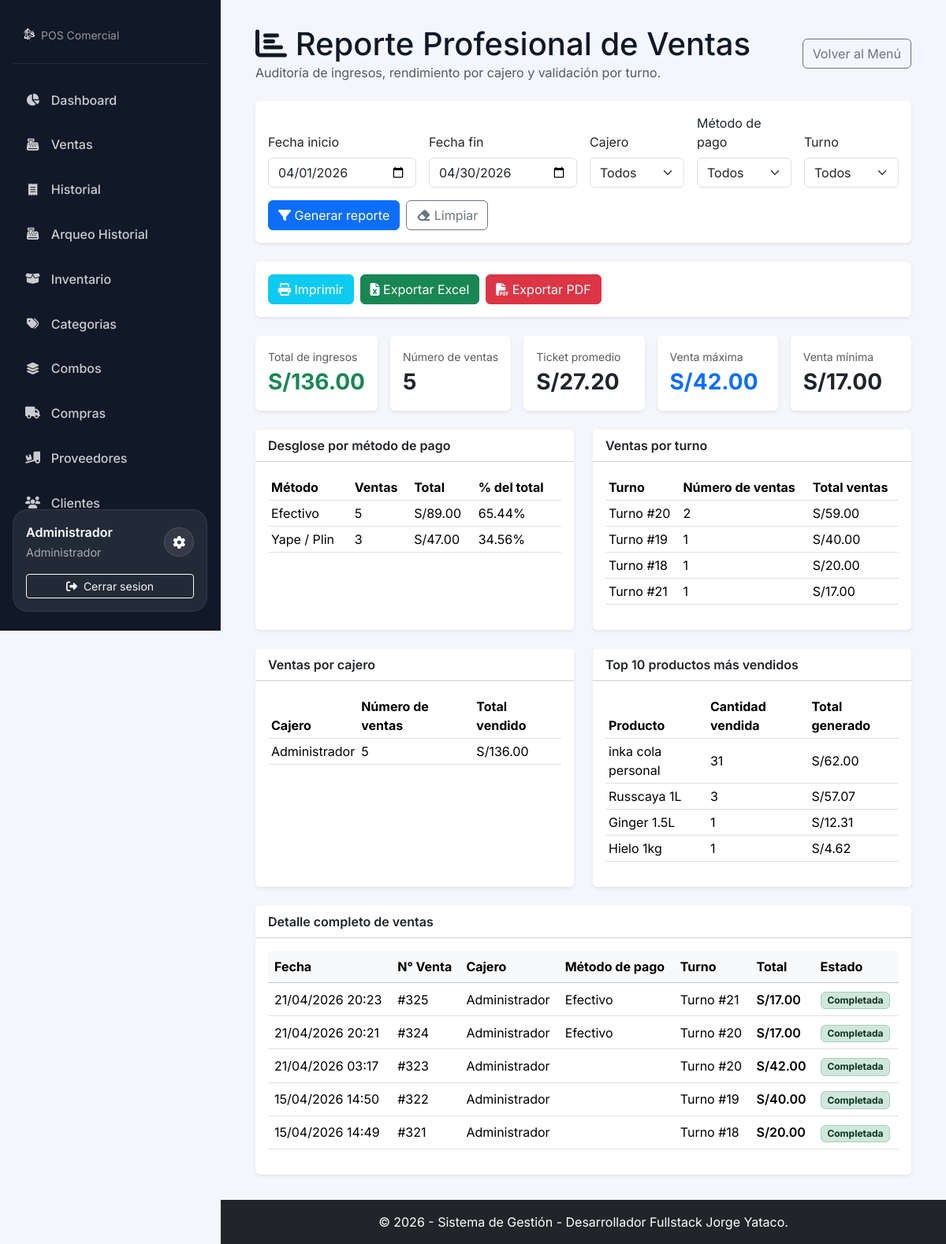
Screenshot of /modules/reportes/ventas.php (signed in) with the database file from the repository.
### tables this page shows
CREATE TABLE `ventas` (
  `id_venta` int(11) NOT NULL,
  `id_cliente` int(11) DEFAULT NULL COMMENT 'Puede ser nulo para ventas genéricas',
  `id_usuario` int(11) NOT NULL,
  `id_arqueo` int(11) DEFAULT NULL,
  `fecha_venta` timestamp NOT NULL DEFAULT current_timestamp(),
  `total_venta` decimal(10,2) NOT NULL,
  `metodo_pago` enum('efectivo','tarjeta_credito','tarjeta_debito','transferencia','yape_plin') NOT NULL,
  `estado` enum('completada','anulada') NOT NULL DEFAULT 'completada'
);

CREATE TABLE `usuarios` (
  `id_usuario` int(11) NOT NULL,
  `nombre_completo` varchar(100) NOT NULL,
  `username` varchar(50) NOT NULL,
  `password` varchar(255) NOT NULL COMMENT 'Guardar siempre contraseñas hasheadas',
  `id_rol` int(11) NOT NULL,
  `moneda` varchar(5) NOT NULL DEFAULT '$' COMMENT 'Símbolo de la moneda preferida',
  `activo` tinyint(1) NOT NULL DEFAULT 1,
  `fecha_creacion` timestamp NOT NULL DEFAULT current_timestamp()
);

### modules/reportes/ventas.php (the view, shortened to what the rows shown need)
<?php
require_once __DIR__ . '/../../config/database.php';
require_once __DIR__ . '/helpers_ventas.php';
require_once __DIR__ . '/../../includes/header.php';
$filtros = obtenerFiltrosReporteVentas($_GET);
$reporte = obtenerDatosReporteVentas($conexion, $filtros);
?>
<div class="container-fluid">
    <div class="d-flex flex-wrap justify-content-between align-items-center gap-2 mb-4">
        <div>
            <h1 class="m-0"><i class="fas fa-chart-bar"></i> Reporte Profesional de Ventas</h1>
        </div>
    </div>
    <div class="row g-4">
        <div class="col-lg-6">
            <div class="card shadow-sm border-0 h-100">
                <div class="card-body table-responsive">
                    <table class="table table-sm align-middle">
                        <thead>
                            <tr>
                                <th>Método</th>
                                <th>Ventas</th>
                                <th>Total</th>
                                <th>% del total</th>
                            </tr>
                        </thead>
                    </table>
                </div>
            </div>
        </div>
        <div class="col-lg-6">
            <div class="card shadow-sm border-0 h-100">
                <div class="card-body table-responsive">
                    <table class="table table-sm align-middle">
                        <thead>
                            <tr>
                                <th>Turno</th>
                                <th>Número de ventas</th>
                                <th>Total ventas</th>
                            </tr>
                        </thead>
                    </table>
                </div>
            </div>
        </div>
        <div class="col-lg-6">
            <div class="card shadow-sm border-0 h-100">
                <div class="card-body table-responsive">
                    <table class="table table-sm align-middle">
                        <thead>
                            <tr>
                                <th>Cajero</th>
                                <th>Número de ventas</th>
                                <th>Total vendido</th>
                            </tr>
                        </thead>
                    </table>
                </div>
            </div>
        </div>
        <div class="col-lg-6">
            <div class="card shadow-sm border-0 h-100">
                <div class="card-body table-responsive">
                    <table class="table table-sm align-middle">
                        <thead>
                            <tr>
                                <th>Producto</th>
                                <th>Cantidad vendida</th>
                                <th>Total generado</th>
                            </tr>
                        </thead>
                    </table>
                </div>
            </div>
        </div>
    </div>
    <div class="card shadow-sm border-0 mt-4">
        <div class="card-body table-responsive">
            <table class="table table-hover align-middle">
                <thead class="table-light">
                    <tr>
                        <th>Fecha</th>
                        <th>N° Venta</th>
                        <th>Cajero</th>
                        <th>Método de pago</th>
                        <th>Turno</th>
                        <th>Total</th>
                        <th>Estado</th>
                    </tr>
                </thead>
                <tbody>
                    <?php foreach ($reporte['detalle_ventas'] as $venta): ?>
                        <tr>
                            <td><?php echo date('d/m/Y H:i', strtotime($venta['fecha_venta'])); ?></td>
                            <td>#<?php echo (int)$venta['id_venta']; ?></td>
                            <td><?php echo htmlspecialchars($venta['cajero']); ?></td>
                            <td><?php echo htmlspecialchars(etiquetaMetodoPagoReporte($venta['metodo_pago'])); ?></td>
                            <td><?php echo !empty($venta['id_arqueo']) ? 'Turno #' . (int)$venta['id_arqueo'] : 'Sin turno'; ?></td>
                            <td class="fw-semibold"><?php echo getMoneda() . number_format((float)$venta['total_venta'], 2); ?></td>
                            <td><span class="badge bg-success-subtle text-success-emphasis border border-success-subtle"><?php echo htmlspecialchars(ucfirst($venta['estado'])); ?></span></td>
                        </tr>
                    <?php endforeach; ?>
                </tbody>
            </table>
        </div>
    </div>
</div>
<?php require_once __DIR__ . '/../../includes/footer.php'; ?>

### rows the page displays
ventas: fecha_venta "21/04/2026 20:23", id_venta "325", id_usuario.nombre_completo "Administrador", metodo_pago "Efectivo", id_arqueo "21", total_venta "17.00", estado "Completada"
ventas: fecha_venta "21/04/2026 20:21", id_venta "324", id_usuario.nombre_completo "Administrador", metodo_pago "Efectivo", id_arqueo "20", total_venta "17.00", estado "Completada"
ventas: fecha_venta "21/04/2026 03:17", id_venta "323", id_usuario.nombre_completo "Administrador", id_arqueo "20", total_venta "42.00", estado "Completada"
ventas: fecha_venta "15/04/2026 14:50", id_venta "322", id_usuario.nombre_completo "Administrador", id_arqueo "19", total_venta "40.00", estado "Completada"
ventas: fecha_venta "15/04/2026 14:49", id_venta "321", id_usuario.nombre_completo "Administrador", id_arqueo "18", total_venta "20.00", estado "Completada"

### other values shown
$item['label'] "Dashboard"
$item['label'] "Ventas"
$item['label'] "Historial"
$item['label'] "Arqueo Historial"
$item['label'] "Inventario"
$item['label'] "Categorias"
$item['label'] "Combos"
$item['label'] "Compras"
$item['label'] "Proveedores"
$item['label'] "Clientes"
$nombreUsuarioSidebar "Administrador"
$rolUsuarioSidebar "Administrador"
getMoneda() "S/"
$resumen['total_ingresos'] "136.00"
$resumen['numero_ventas'] "5"
